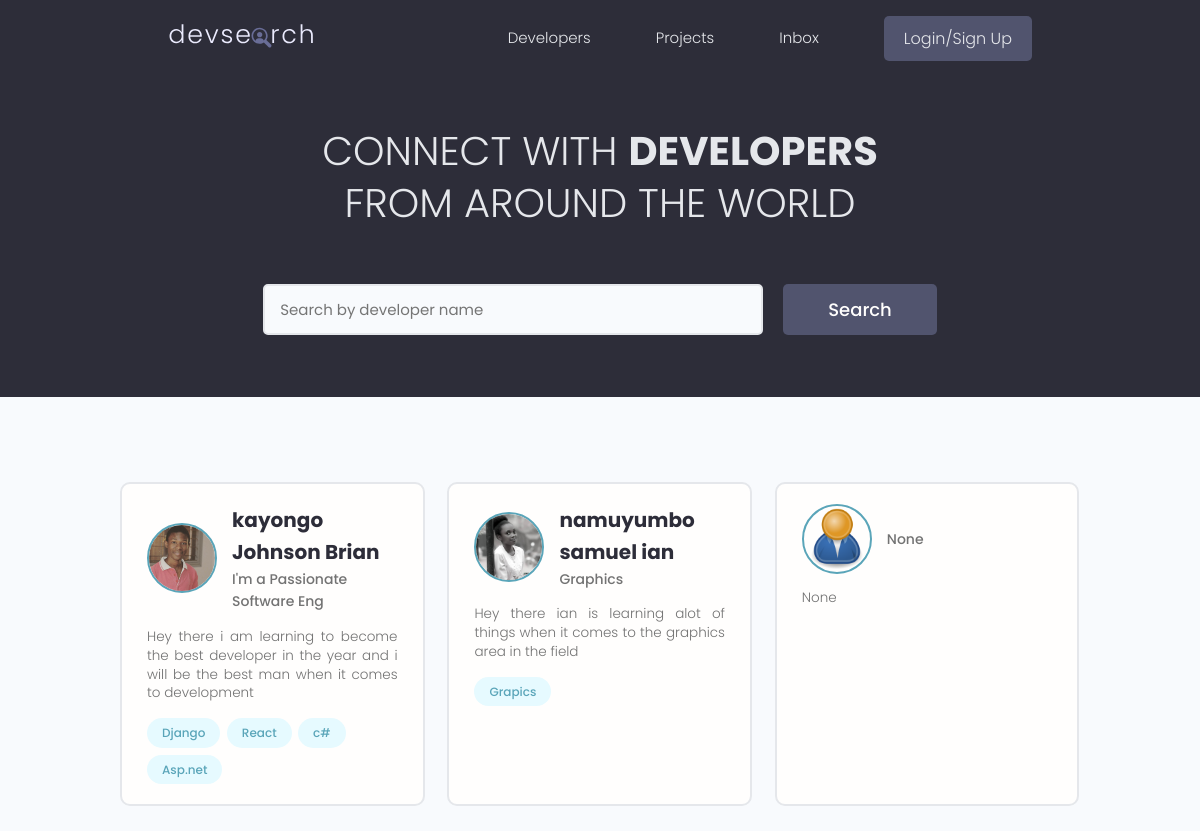
The app's page /, older data.
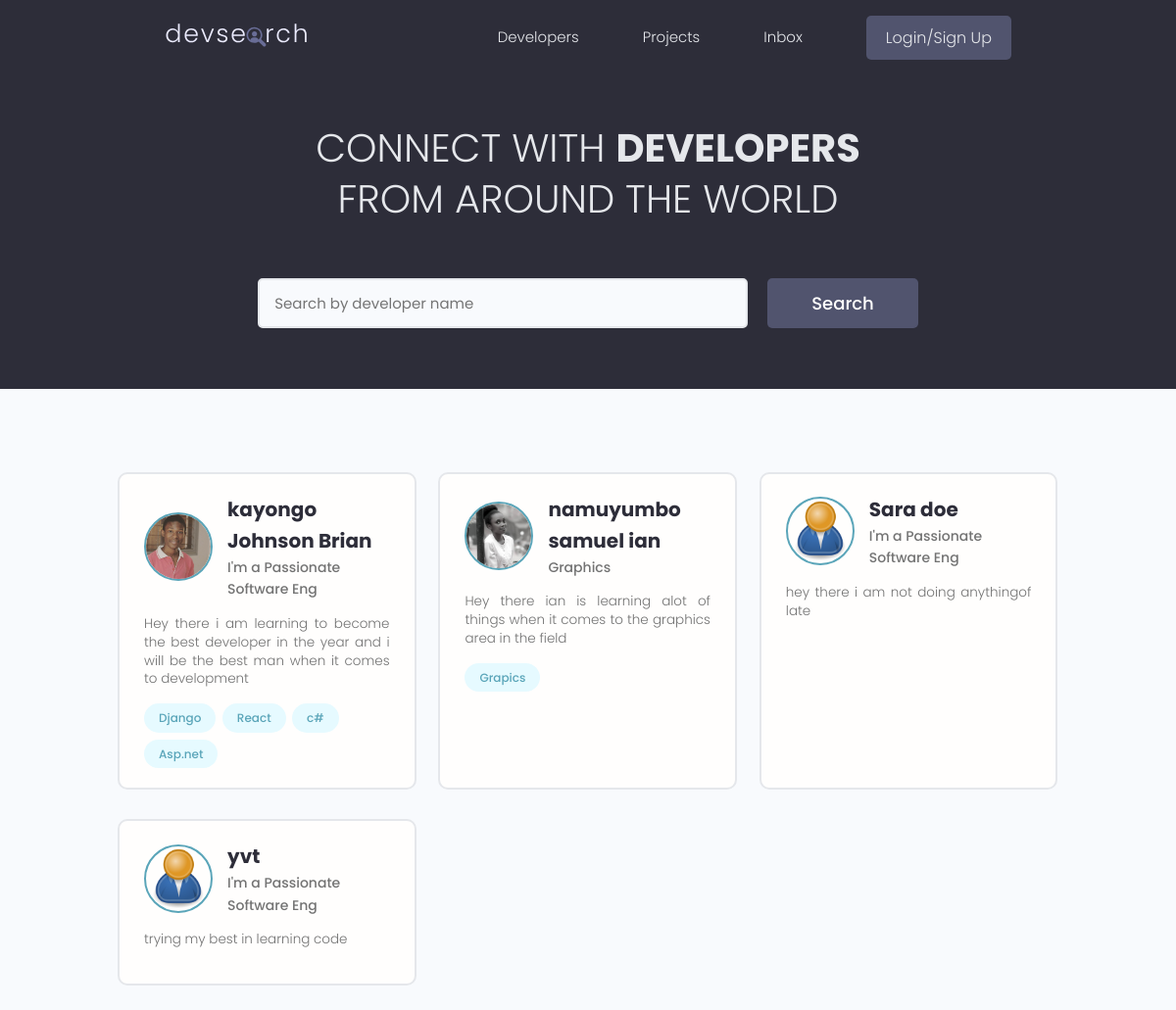
The same page, newer data.
### users/models.py (models this page shows, shortened)
class Profile(models.Model):
    user = models.OneToOneField(
        User, on_delete=models.CASCADE, null=True, blank=True)
    username = models.CharField(max_length=200, null=True, blank=True)
    location = models.CharField(max_length=200, null=True, blank=True)
    name = models.CharField(max_length=200, null=True, blank=True)
    email = models.EmailField(null=True, blank=True, max_length=200)
    short_intro = models.CharField(max_length=200, null=True, blank=True)
    bio = models.TextField(null=True, blank=True)
    profile_image = models.ImageField(
        null=True, blank=True, upload_to="profiles/", default="profiles/user.png")
    social_github = models.CharField(max_length=200, null=True, blank=True)
    social_twiter = models.CharField(max_length=200, null=True, blank=True)
    social_youtube = models.CharField(max_length=200, null=True, blank=True)
    social_website = models.CharField(max_length=200, null=True, blank=True)
    id = models.UUIDField(default=uuid.uuid4,
                          primary_key=True, unique=True, editable=False)
    created = models.DateTimeField(auto_now_add=True)

class Skill(models.Model):
    id = models.UUIDField(default=uuid.uuid4,
                          primary_key=True, unique=True, editable=False)
    owner = models.ForeignKey(
        Profile, on_delete=models.CASCADE, null=True, blank=True)
    name = models.CharField(max_length=200, null=True, blank=True)
    description = models.TextField(null=True, blank=True)
    created = models.DateTimeField(auto_now_add=True)
    def __str__(self):
        return str(self.name)

### users/views.py (the view)
# urls.py: path('', views.profile, name='profile'),
def profile(request):
    profiles = Profile.objects.all()
    context = {'profiles': profiles}
    return render(request, 'users/profiles.html', context)

### users/templates/users/profiles.html (shortened to what this page needs)
{% extends 'main.html' %} {% load static %} {% block content %}
<main class="home">
    <section class="hero-section text-center">
        <div class="container container--narrow">
            <div class="hero-section__box">
                <h2>CONNECT WITH <span>DEVELOPERS</span></h2>
                <h2>FROM AROUND THE WORLD</h2>
            </div>
            <div class="hero-section__search">
                <form class="form" action="#" method="get">
                    <div class="form__field">
                        <input class="input input--text" id="formInput#search" type="text" name="text" placeholder="Search by developer name" />
                    </div>
                    <input class="btn btn--sub btn--lg" type="submit" value="Search" />
                </form>
            </div>
        </div>
    </section>
    <section class="devlist">
        <div class="container">
            <div class="grid grid--three">
                {% for profile in profiles%}
                <div class="column card">
                    <div class="dev">
                        <a href="{% url 'user-profile' profile.id %}" class=" card__body ">
                            <div class="dev__profile ">
                                <img class="avatar avatar--md " src="{{ profile.profile_image.url }}" alt="image " />
                                <div class="dev__meta ">
                                    <h3>{{ profile.name }}</h3>
                                    <h5>{{ profile.short_intro|slice:'30' }}</h5>
                                </div>
                            </div>
                            <p class="dev__info ">
                                {{profile.bio|slice:"250"}}
                            </p>
                            <div class="dev__skills ">
                                {% for skill in profile.skill_set.all|slice:'5' %}
                                <span class="tag tag--pill tag--main ">
                                    <small>{{ skill }}</small>
                                </span> {% endfor %}
                            </div>
                        </a>
                    </div>
                </div>
                {% endfor %}
            </div>
        </div>
    </section>
</main>
{% endblock content %}

### templates/main.html (shortened to what this page needs)
<!DOCTYPE html> {% load static %}
<html lang="en">
<head>
    <link rel="stylesheet" href="https://cdn.iconmonstr.com/1.3.0/css/iconmonstr-iconic-font.min.css" />
    <link rel="stylesheet" href="{%  static 'uikit/styles/uikit.css' %}" />
    <link rel="stylesheet" href="{% static 'styles/app.css' %}" />
</head>
<body>
    {% include 'navbar.html' %}
    {% block content %}
    {% endblock content %}
</body>
</html>

### templates/navbar.html (shortened to what this page needs)
{% load static%}
<header class="header">
    <div class="container container--narrow">
        <a href="{% url 'profile' %}" class="header__logo">
            <img src="{% static 'images/logo.svg' %}" alt="DevSearch Logo" />
        </a>
        <nav class="header__nav">
            <ul class="header__menu">
                <li class="header__menuItem"><a href="{% url 'profile' %}">Developers</a></li>
                <li class="header__menuItem"><a href="{% url 'index' %}">Projects</a></li>
                <li class="header__menuItem"><a href="inbox.html">Inbox</a></li>
                {% if request.user.is_authenticated %}
                <li class="header__menuItem"><a href="{% url 'account' %}">Account</a></li>
                <li class="header__menuItem"><a href="{% url 'logout' %}" class="btn btn--sub">Log out</a></li>
                {% else %}
                <li class="header__menuItem"><a href="{% url 'login' %}" class="btn btn--sub">Login/Sign Up</a></li>
                {% endif %}
            </ul>
        </nav>
    </div>
</header>

### static/styles/app.css (style rules this page uses)
:root { --color-sub: #2d2d39; }
.btn--sub { background-color: var(--color-sub-light); }
.card { border: 2px solid var(--color-light); }
img { width: 100%; }
.header { position: sticky; z-index: 111; background-color: var(--color-sub); padding: 1.5rem 0; }
.header > .container { display: flex; justify-content: space-between; align-items: center; }
.header__logo > img { height: 3.8rem; }
.header__nav > ul { display: inline-flex; align-items: center; list-style: none; gap: 6.5rem; }
.header__menuItem > a { color: var(--color-light); font-weight: 300; }
.hero-section { height: 40vh; display: flex; align-items: center; background-color: var(--color-sub); }
.hero-section__box { margin-bottom: 4rem; }
.hero-section__box > h2, .hero-section__box > h2 > span { font-size: 4rem; color: var(--color-light); line-height: 1.3; text-transform: uppercase; }
.hero-section__box > h2 { font-weight: 300; }
.hero-section__box > h2 > span { font-weight: 700; }
.hero-section__search > .form { display: flex; align-items: center; justify-content: center; gap: 2rem; }
.hero-section__search > .form input.input--text { width: 50rem; }
.devlist { margin-top: 8rem; }
.devlist .grid { align-items: stretch; }
.devlist .dev .dev__profile { display: flex; align-items: center; gap: 1.5rem; }
.devlist .dev .dev__meta h3 { color: var(--color-sub); font-size: 2rem; font-weight: 700; }
.devlist .dev .dev__meta h5 { color: var(--color-text); font-size: 1.4rem; font-weight: 500; }
.devlist .dev .dev__info { margin: 1.5rem 0; font-size: 1.35rem; line-height: 1.4; text-align: justify; }

### static/uikit/styles/modules/_variables.css (style rules this page uses)
:root { --color-main: #5aa5b9; --color-main-light: #e6faff; --color-sub: #3f4156; --color-sub-light: #51546e; --color-sub-lighter: #ededfd; --color-text: #737373; --color-gray: #8b8b8b; --color-light: #e5e7eb; --color-light-gray: #767676; --color-bg: #f8fafd; --color-white: #fffefd; --color-white-light: #f3f3f3; --color-success: #359e64; --color-success-bg: #def8e8; --color-error: #fc4b0b; --color-error-bg: #fff2ee; --font-base: 'Poppins', arial, helvetica, 'Segoe UI', roboto, ubuntu, sans-serif; --font-monospace: 'Fira Code', 'Courier New', courier, monospace; --font-regular: 300; --font-medium: 500; --font-bold: 700; --generic-shadow: 1px 1px 5px #00000010; --generic-transition: all 0.3s ease-in-out; }

### static/uikit/styles/modules/_base.css (style rules this page uses)
* { margin: 0; padding: 0; box-sizing: border-box; text-rendering: optimizeLegibility; color: inherit; font-size: inherit; }
html { font-size: 50%; }
@media only screen and (min-width: 480px) { html { font-size: 56.25%; } }
@media only screen and (min-width: 1200px) { html { font-size: 62.5%; } }
body { line-height: 1.6; font-weight: 400; font-size: 1.5rem; color: var(--color-text); background-color: var(--color-bg); min-height: 100vh; }

### static/uikit/styles/modules/_typography.css (style rules this page uses)
* { font-family: var(--font-base); }
h2 { font-size: 3.6rem; font-weight: var(--font-bold); }
h3 { font-size: 3.2rem; font-weight: var(--font-medium); }
h5 { font-size: 2.4rem; font-weight: var(--font-medium); }
h5, h6 { font-weight: var(--font-regular); }
p, span, strong { font-size: 1.6rem; color: var(--color-text); font-weight: var(--font-regular); }
a { padding-bottom: 2px; text-decoration: none; display: inline-block; color: var(--color-main); font-weight: var(--font-medium); }

### static/uikit/styles/modules/_utilities.css (style rules this page uses)
.container { width: 92%; max-width: 165rem; margin: 0 auto; box-sizing: border-box; }
.container--narrow { width: 92%; max-width: 120rem; }
@media screen and (min-width: 1000px) { .container { width: 90%; } }
@media screen and (min-width: 1000px) { .container--narrow { width: 85%; } }
@media screen and (min-width: 1200px) { .container { width: 80%; } }
@media screen and (min-width: 1200px) { .container--narrow { width: 72%; } }
.text-center { text-align: center; }

### static/uikit/styles/modules/_avatar.css (style rules this page uses)
.avatar { border-radius: 50%; border: 2px solid var(--color-main); object-fit: cover; }
.avatar--md { height: 7rem; width: 7rem; }

### static/uikit/styles/modules/_button.css (style rules this page uses)
.btn { display: inline-block; position: relative; cursor: pointer; background-color: var(--color-light); font-weight: var(--font-medium); color: var(--color-sub); text-decoration: none; padding: 1rem 2rem; border-radius: 0.5rem; border: none; width: -webkit-fit-content; width: -moz-fit-content; width: fit-content; height: -webkit-fit-content; height: -moz-fit-content; height: fit-content; font-size: 1.6rem; outline-width: 0; outline-color: transparent; -webkit-backface-visibility: hidden; backface-visibility: hidden; transition: all 0.3s ease-in-out; }
.btn--sub { background-color: var(--color-sub); color: var(--color-white); }
.btn--lg { font-size: 1.8rem; padding: 1.2rem 4.5rem; }

Row changes from the older to the newer data that the page shows:
changed Profile: name (not shown) → "Sara doe"; short_intro "None" → "I'm a Passionate Software Eng"; bio "None" → "hey there i am not doing anythingof late"
added Profile: profile_image (placeholder picture), name "yvt", short_intro "I'm a Passionate Software Eng", bio "trying my best in learning code"
